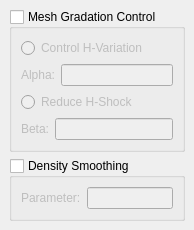
         <widget class="QWidget" name="page_7" >
          <property name="geometry" >
           <rect>
            <x>0</x>
            <y>0</y>
            <width>193</width>
            <height>209</height>
           </rect>
          </property>
          <attribute name="label" >
           <string>Density Correction</string>
          </attribute>
          <layout class="QVBoxLayout" >
           <property name="margin" >
            <number>9</number>
           </property>
           <property name="spacing" >
            <number>6</number>
           </property>
           <item>
            <widget class="QGroupBox" name="mshGradContGroupBox" >
             <property name="title" >
              <string>Mesh Gradation Control</string>
             </property>
             <property name="checkable" >
              <bool>true</bool>
             </property>
             <property name="checked" >
              <bool>false</bool>
             </property>
             <layout class="QVBoxLayout" >
              <property name="margin" >
               <number>9</number>
              </property>
              <property name="spacing" >
               <number>6</number>
              </property>
              <item>
               <widget class="QRadioButton" name="contHVarRadioButton" >
                <property name="text" >
                 <string>Control H-Variation</string>
                </property>
               </widget>
              </item>
              <item>
               <layout class="QHBoxLayout" >
                <property name="margin" >
                 <number>0</number>
                </property>
                <property name="spacing" >
                 <number>6</number>
                </property>
                <item>
                 <widget class="QLabel" name="alphaLabel" >
                  <property name="text" >
                   <string>Alpha:</string>
                  </property>
                  <property name="buddy" >
                   <cstring>alphaLineEdit</cstring>
                  </property>
                 </widget>
                </item>
                <item>
                 <widget class="QLineEdit" name="alphaLineEdit" />
                </item>
               </layout>
              </item>
              <item>
               <widget class="QRadioButton" name="reduceHShockRadioButton" >
                <property name="text" >
                 <string>Reduce H-Shock</string>
                </property>
               </widget>
              </item>
              <item>
               <layout class="QHBoxLayout" >
                <property name="margin" >
                 <number>0</number>
                </property>
                <property name="spacing" >
                 <number>6</number>
                </property>
                <item>
                 <widget class="QLabel" name="betaLabel" >
                  <property name="text" >
                   <string>Beta:</string>
                  </property>
                  <property name="buddy" >
                   <cstring>betaLineEdit</cstring>
                  </property>
                 </widget>
                </item>
                <item>
                 <widget class="QLineEdit" name="betaLineEdit" />
                </item>
               </layout>
              </item>
             </layout>
            </widget>
           </item>
           <item>
            <widget class="QGroupBox" name="densitySmoothingGroupBox" >
             <property name="title" >
              <string>Density Smoothing</string>
             </property>
             <property name="checkable" >
              <bool>true</bool>
             </property>
             <property name="checked" >
              <bool>false</bool>
             </property>
             <layout class="QHBoxLayout" >
              <property name="margin" >
               <number>9</number>
              </property>
              <property name="spacing" >
               <number>6</number>
              </property>
              <item>
               <widget class="QLabel" name="parameterLabel" >
                <property name="text" >
                 <string>Parameter:</string>
                </property>
                <property name="buddy" >
                 <cstring>parameterLineEdit</cstring>
                </property>
               </widget>
              </item>
              <item>
               <widget class="QLineEdit" name="parameterLineEdit" />
              </item>
             </layout>
            </widget>
           </item>
           <item>
            <spacer>
             <property name="orientation" >
              <enum>Qt::Vertical</enum>
             </property>
             <property name="sizeHint" >
              <size>
               <width>20</width>
               <height>251</height>
              </size>
             </property>
            </spacer>
           </item>
          </layout>
         </widget>
